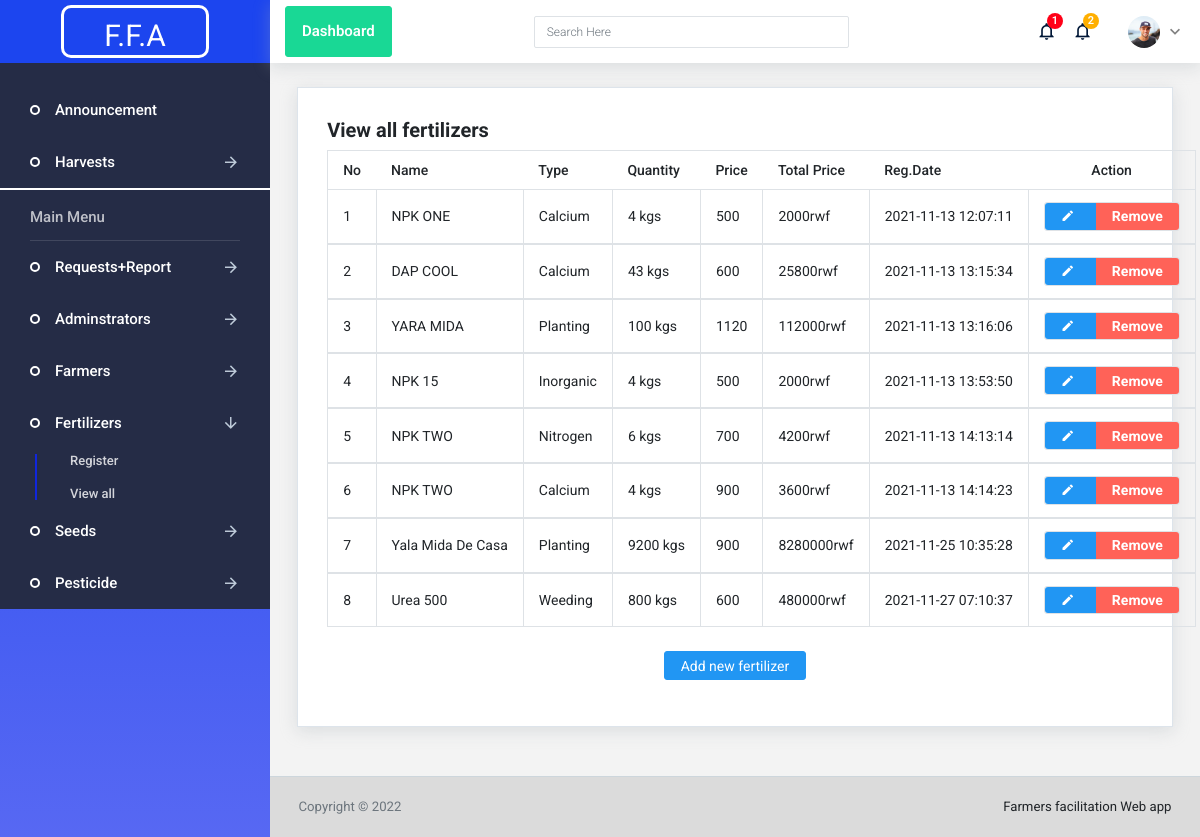
/manage/fertilizer?view_all, run on the app's committed database.
### tables this page shows
CREATE TABLE `fertilizer` (
  `item_id` int(10) NOT NULL,
  `item_name` varchar(150) NOT NULL,
  `item_type` varchar(150) NOT NULL,
  `quantity` int(10) NOT NULL,
  `unit_price` double NOT NULL,
  `created_at` datetime NOT NULL DEFAULT current_timestamp()
);

### configs/query.php (called while the page is built, shortened)
<?php
require_once('connection.php');
class Query extends DBConnection {
	public function __construct() {
		$obj = new DBConnection;
		$this->conLink= $obj->connect();
	}
	public function viewAllDamnItems($thing) {
		if($thing=='FERT') {
			$sql= "SELECT * FROM `fertilizer` ORDER BY created_at";
		} else if($thing=='PEST') {
			$sql= "SELECT * FROM `pesticide` ORDER BY created_at";
		} else if($thing=='SEED') {
			$sql= "SELECT * FROM `seeds` ORDER BY created_at";
		}
		$stmt=$this->conLink->prepare($sql);
		$stmt->execute();
		return $stmt;
	}
}
?>

### configs/connection.php (called while the page is built, shortened)
<?php
class DBConnection {
    public    $host = "localhost";
    protected $dbase= "farmer_app";
    private   $user = "root";
    private   $pass = "";
    public function connect(){
        try {
            $dsn= "mysql:host=$this->host; dbname=$this->dbase";
            $this->con = new PDO($dsn, $this->user, $this->pass );
            return $this->con;
        } catch(PDOException $error) {
            echo "OOPS! ERROR OCCURED".$error->getMessage();
        }
    }
}
?>

### manage/fertilizer.php (the view, shortened to what this page needs)
<?php
include('../configs/header.php');
include('../configs/sidebar.php');
$criteria = "FERT";
$main_item= "fertilizer";
?>
<div class="main-panel">
  <div class="content-wrapper">
    <?php if(isset($_GET['view_all'])) { ?>
    <div class="row">
      <div class="col-lg-12 grid-margin stretch-card">
        <div class="card">
          <div class="card-body">
            <h4><strong>View all <?php echo $main_item."s";?></strong></h4>
            <table class="table table-bordered">
              <thead>
                <tr style="font-weight: bolder!important;">
                  <th> No </th>
                  <th> Name </th>
                  <th> Type </th>
                  <th> Quantity </th>
                  <th> Price </th>
                  <th> Total Price </th>
                  <th> Reg.Date </th>
                  <th colspan="2" class="text-center"> Action </th>
                </tr>
              </thead>
              <?php
              $num = 1;
              $stmt= $query->viewAllDamnItems($criteria);
              while($result= $stmt->FETCH(PDO::FETCH_ASSOC)) {
              ?>
              <tbody>
                <tr>
                  <td> <?php echo $num; ?> </td>
                  <td> <?php echo $result['item_name']; ?> </td>
                  <td> <?php echo $result['item_type']; ?> </td>
                  <td> <?php echo $result['quantity']; ?> kgs </td>
                  <td> <?php echo $result['unit_price']; ?> </td>
                  <td> <?php echo $result['quantity'] * $result['unit_price']; ?>rwf </td>
                  <td> <?php echo $result['created_at']; ?> </td>
                  <td class="text-center">
                    <div class="btn-group" role="group">
                      <a data-toggle="tooltip" data-placement="top" href="?upd_item=<?php echo $result['item_id']; ?>" class="btn btn-primary" title="Update">
                        <i class="mdi mdi-pencil"></i>
                      </a>
                      <a href="?del=<?php echo $result['item_id']; ?>" onclick="return confirm('Are you sure you want to remove this item?')" class="btn btn-danger" title="Remove">
                        <strong>Remove</strong>
                      </a>
                    </div>
                  </td>
                </tr>
              </tbody>
            <?php $num++; } ?>
            </table><br>
            <p class="text-center">
              <a href="?register" class="btn btn-md btn-primary">Add new <?php echo $main_item; ?></a>
            </p>
          </div>
        </div>
      </div>
    </div>
    <?php } ?>
  </div>
  <?php
  include('../configs/footer.php');
  ?>

### assets/css/demo_1/style.css (style rules this page uses)
.card { box-shadow: 0 0 0 0 rgba(90, 113, 208, 0.11), 0 4px 16px 0 rgba(167, 175, 183, 0.33); border: solid 1px #dde4eb; border-radius: 0px; }
.main-panel { transition: width 0.25s ease, margin 0.25s ease; width: calc(100% - 270px); min-height: calc(100vh - 63px); display: flex; flex-direction: column; }
.content-wrapper { background: #F3F3F3; padding: 1.5rem 1.7rem; width: 100%; flex-grow: 1; }

### data on the page
fertilizer: item_name "NPK ONE", item_type "Calcium", quantity "4", unit_price "500", $result['quantity'] * $result['unit_price'] "2000", created_at "2021-11-13 12:07:11"
fertilizer: item_name "DAP COOL", item_type "Calcium", quantity "43", unit_price "600", $result['quantity'] * $result['unit_price'] "25800", created_at "2021-11-13 13:15:34"
fertilizer: item_name "YARA MIDA", item_type "Planting", quantity "100", unit_price "1120", $result['quantity'] * $result['unit_price'] "112000", created_at "2021-11-13 13:16:06"
fertilizer: item_name "NPK 15", item_type "Inorganic", quantity "4", unit_price "500", $result['quantity'] * $result['unit_price'] "2000", created_at "2021-11-13 13:53:50"
fertilizer: item_name "NPK TWO", item_type "Nitrogen", quantity "6", unit_price "700", $result['quantity'] * $result['unit_price'] "4200", created_at "2021-11-13 14:13:14"
fertilizer: item_name "NPK TWO", item_type "Calcium", quantity "4", unit_price "900", $result['quantity'] * $result['unit_price'] "3600", created_at "2021-11-13 14:14:23"
fertilizer: item_name "Yala Mida De Casa", item_type "Planting", quantity "9200", unit_price "900", $result['quantity'] * $result['unit_price'] "8280000", created_at "2021-11-25 10:35:28"
fertilizer: item_name "Urea 500", item_type "Weeding", quantity "800", unit_price "600", $result['quantity'] * $result['unit_price'] "480000", created_at "2021-11-27 07:10:37"

### other printed values
$penRequestCount "1"
$recHarvestCount "2"
$main_item "fertilizer"
$func->getAppName() "Farmers facilitation Web app"
